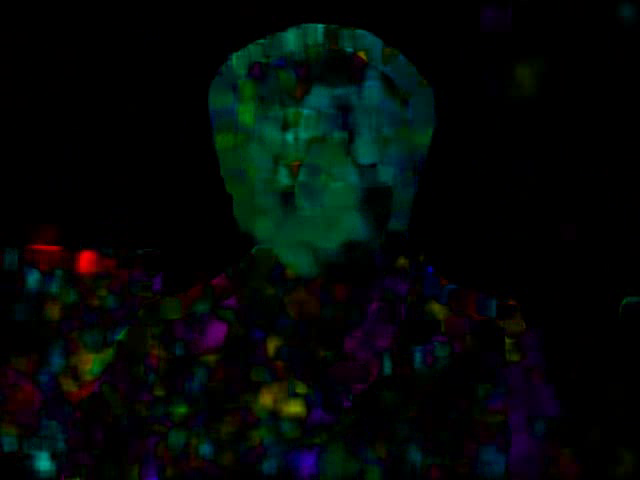
#> input picture frame 5 of ASL_Recongnition/Optical Flow Model/Optical_flow 2/output.mp4, 640 x 480 px, given in place of 32-4.webm, which was not available
$ python optical_flow.py
#> lines starting #> are read from the running program, lines starting #| are printed output that depends on the picture; pictures that were not available may be replaced by others from this repository, and a replacement may not be noted
import cv2 as cv
import numpy as np


#cap = cv.VideoCapture("/Users/wanghang/Downloads/DeepSign Videos/Apple/31-1.mp4")
cap = cv.VideoCapture("/Users/wanghang/Downloads/DeepSign Videos/PN1-2/video/10-Shoe/32-4.webm")
ret, frame1 = cap.read()
#> frame1 is the input picture: shape (480, 640, 3); mean B, G, R 7.7, 9.1, 3.5
prvs = cv.cvtColor(frame1,cv.COLOR_BGR2GRAY)
hsv = np.zeros_like(frame1)
hsv[...,1] = 255
i = 0

fourcc = cv.VideoWriter_fourcc(*'XVID')
out = cv.VideoWriter('output.mp4',fourcc, 20.0, (640,480))
while(1):
    ret, frame2 = cap.read()
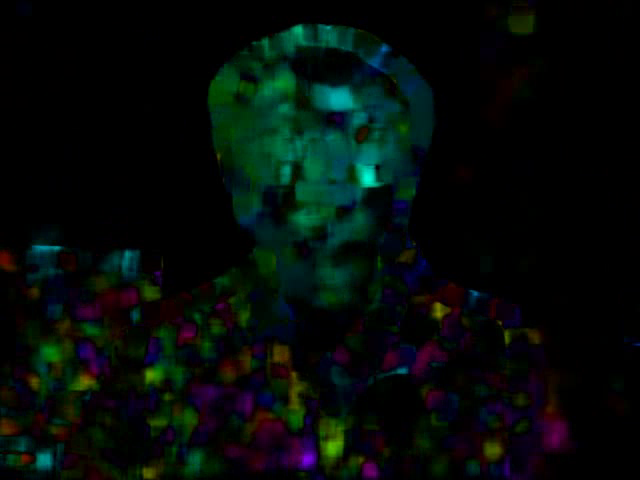
#> input picture frame 6 of ASL_Recongnition/Optical Flow Model/Optical_flow 2/output.mp4, 640 x 480 px, given in place of 32-4.webm, which was not available
#> frame2 is the input picture: shape (480, 640, 3); mean B, G, R 9, 12.1, 4.3
    if ret==False:
        break
    next = cv.cvtColor(frame2,cv.COLOR_BGR2GRAY)
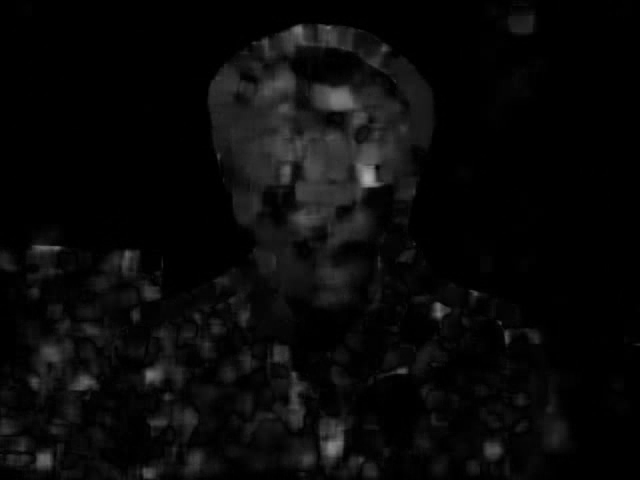
#> next: shape (480, 640); min 0, max 172, mean 9.4
    flow = cv.calcOpticalFlowFarneback(prvs,next, None, 0.5, 3, 15, 3, 5, 1.2, 0)
    mag, ang = cv.cartToPolar(flow[...,0], flow[...,1])
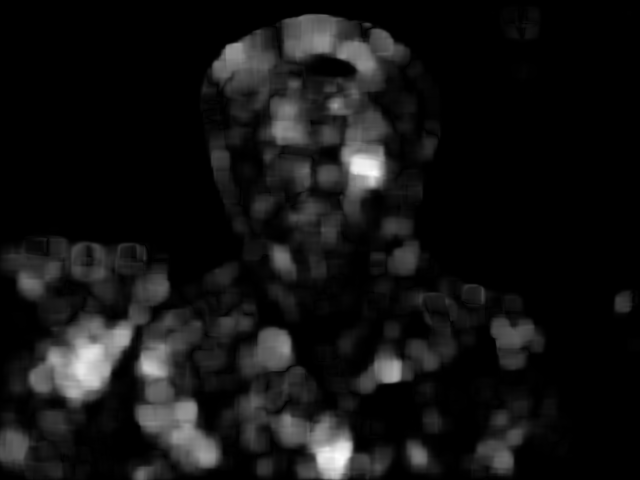
#> mag: shape (480, 640) float32; min 0, max 24.75, mean 1.9; drawn with min black and max white
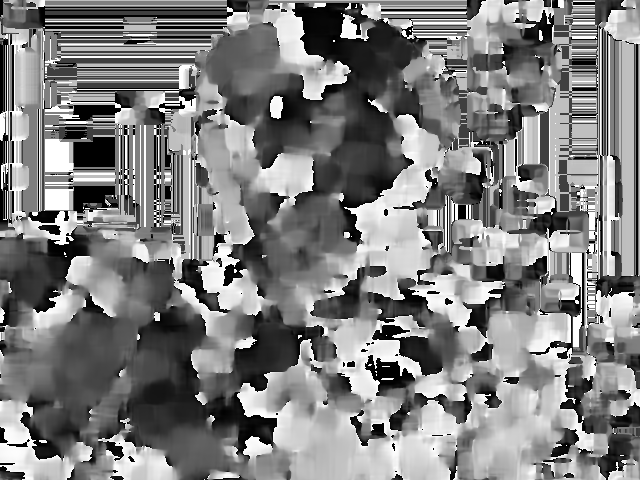
#> ang: shape (480, 640) float32; min 0, max 6.28, mean 3.14; drawn with min black and max white
    hsv[...,0] = ang*180/np.pi/2
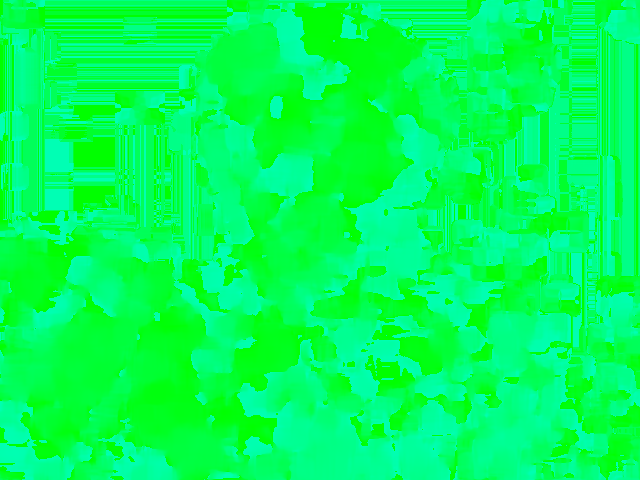
#> hsv: shape (480, 640, 3); mean of channels 0, 1, 2 89.6, 255, 0; drawn as B, G, R
    hsv[...,2] = cv.normalize(mag,None,0,255,cv.NORM_MINMAX)
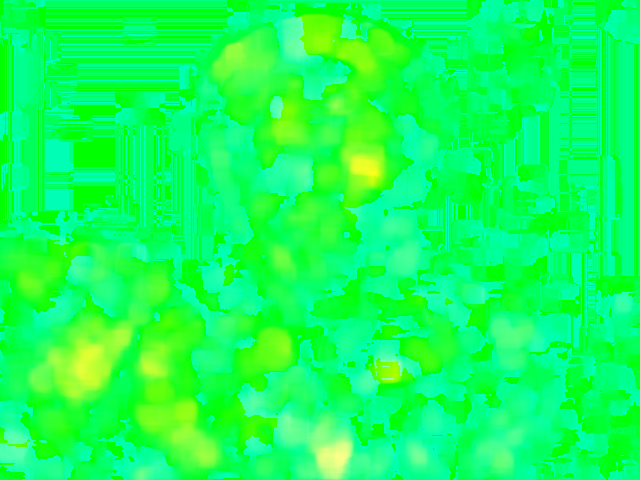
#> hsv: shape (480, 640, 3); mean of channels 0, 1, 2 89.6, 255, 19.5; drawn as B, G, R
    bgr = cv.cvtColor(hsv,cv.COLOR_HSV2BGR)
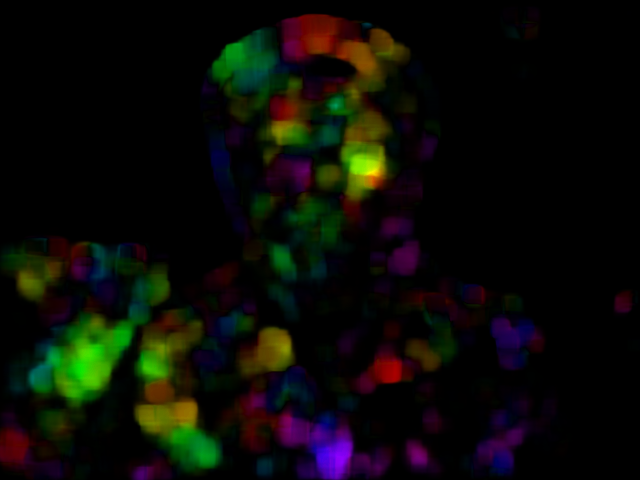
#> bgr: shape (480, 640, 3); mean B, G, R 6, 11.5, 10.9
    cv.imshow('frame', frame2)
    cv.imshow('frame2',bgr)

    out.write(bgr)

    k = cv.waitKey(30) & 0xff
#> (key Esc is pressed here)
    if k == 27:
        break

    #cv.imwrite('opticalhsv.png' + str(i) + '.png',bgr)
    i = i+ 1
    prvs = next
cap.release()
cv.destroyAllWindows()

$ run again, starting later in the video
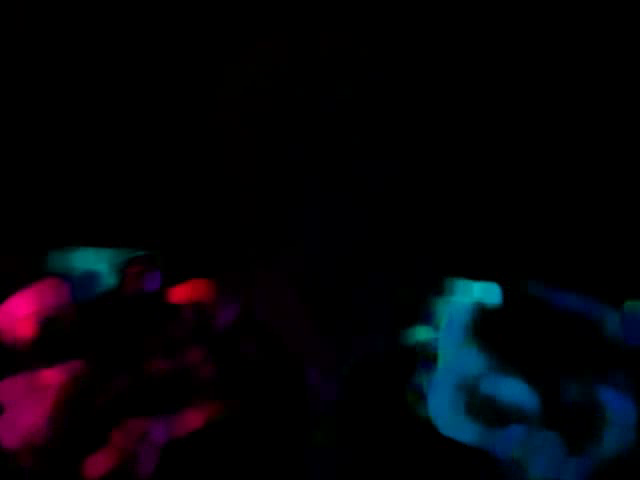
#> input picture frame 25 of ASL_Recongnition/Optical Flow Model/Optical_flow 2/output.mp4, 640 x 480 px, given in place of 32-4.webm, which was not available
#> frame1 is the input picture: shape (480, 640, 3); mean B, G, R 8.7, 4.2, 5.1
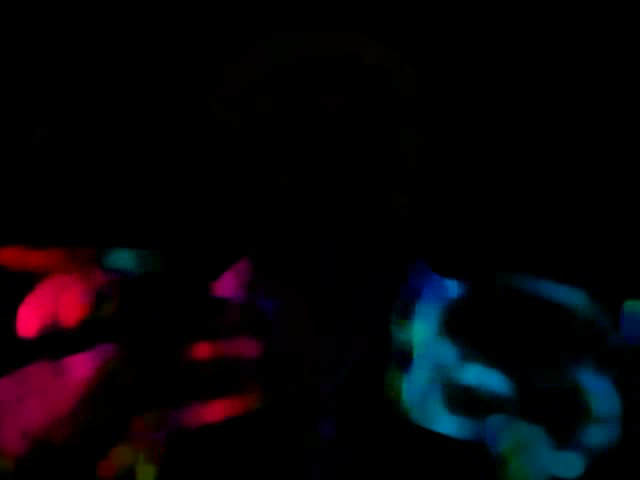
#> input picture frame 26 of ASL_Recongnition/Optical Flow Model/Optical_flow 2/output.mp4, 640 x 480 px, given in place of 32-4.webm, which was not available
#> frame2 is the input picture: shape (480, 640, 3); mean B, G, R 7.9, 4.3, 7.1
#> `bgr = cv.cvtColor(hsv,cv.COLOR_HSV2BGR)`:
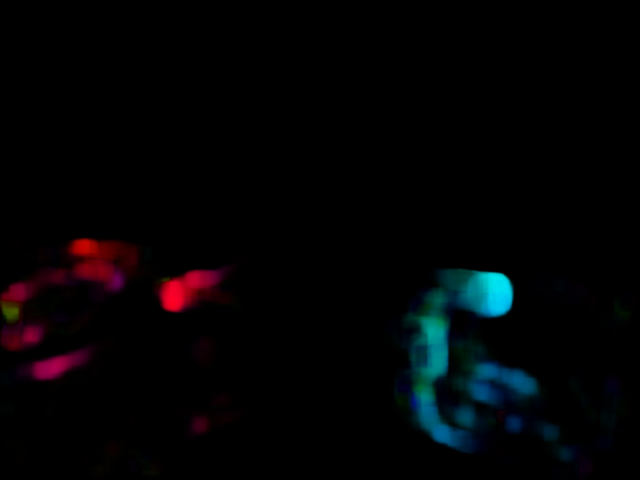
#> bgr: shape (480, 640, 3); mean B, G, R 4.8, 3.4, 2.9

$ run again, starting later in the video
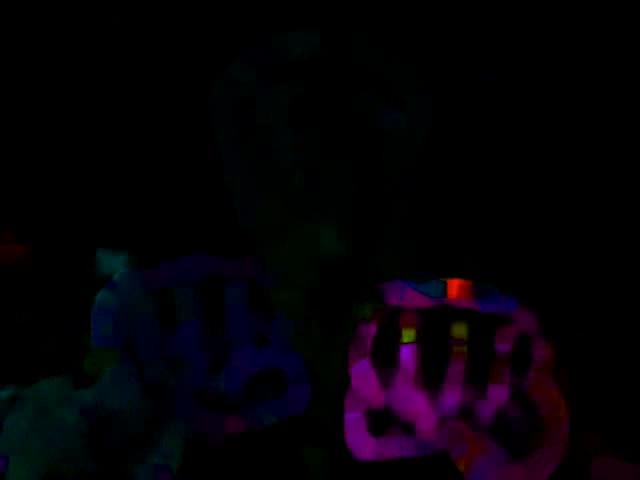
#> input picture frame 45 of ASL_Recongnition/Optical Flow Model/Optical_flow 2/output.mp4, 640 x 480 px, given in place of 32-4.webm, which was not available
#> frame1 is the input picture: shape (480, 640, 3); mean B, G, R 6.8, 1.5, 5
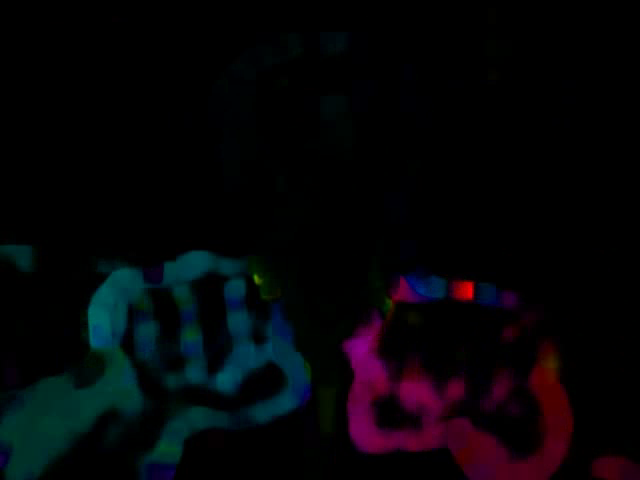
#> input picture frame 46 of ASL_Recongnition/Optical Flow Model/Optical_flow 2/output.mp4, 640 x 480 px, given in place of 32-4.webm, which was not available
#> frame2 is the input picture: shape (480, 640, 3); mean B, G, R 7.8, 4.9, 4.9
#> `bgr = cv.cvtColor(hsv,cv.COLOR_HSV2BGR)`:
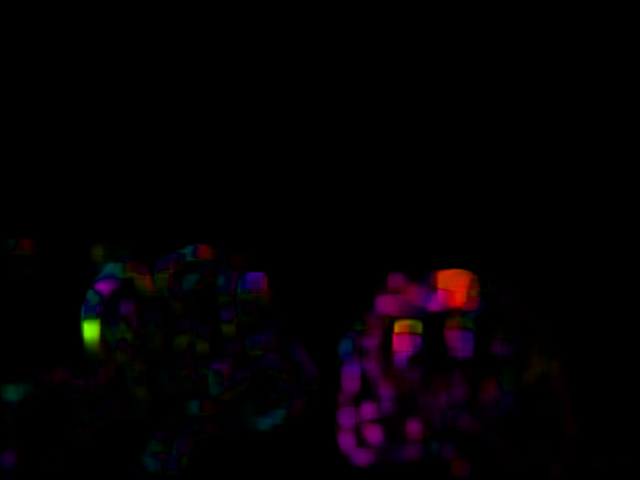
#> bgr: shape (480, 640, 3); mean B, G, R 3.2, 1, 4.2
